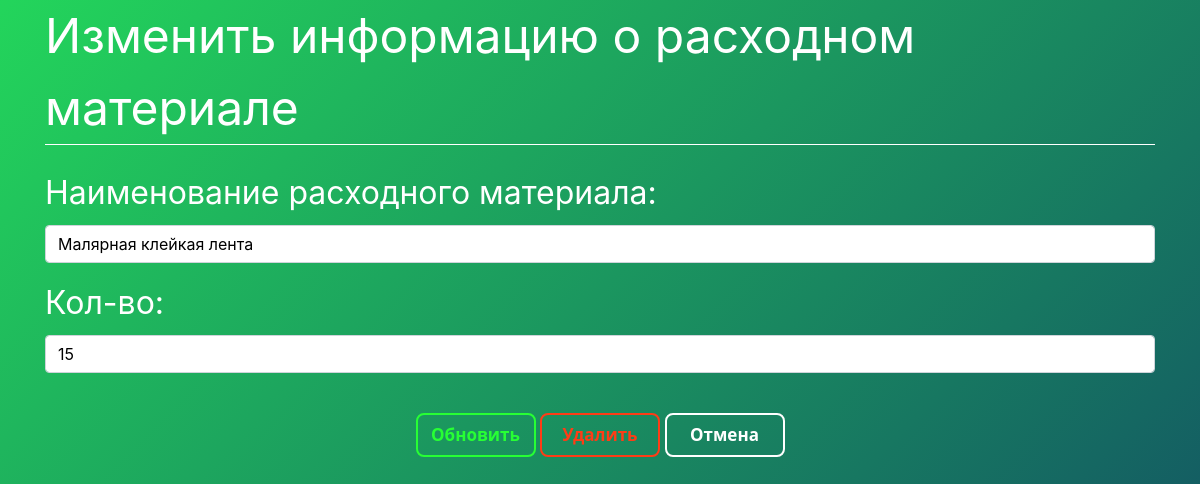
Page /inventory/stock/2/edit on the earlier database version.
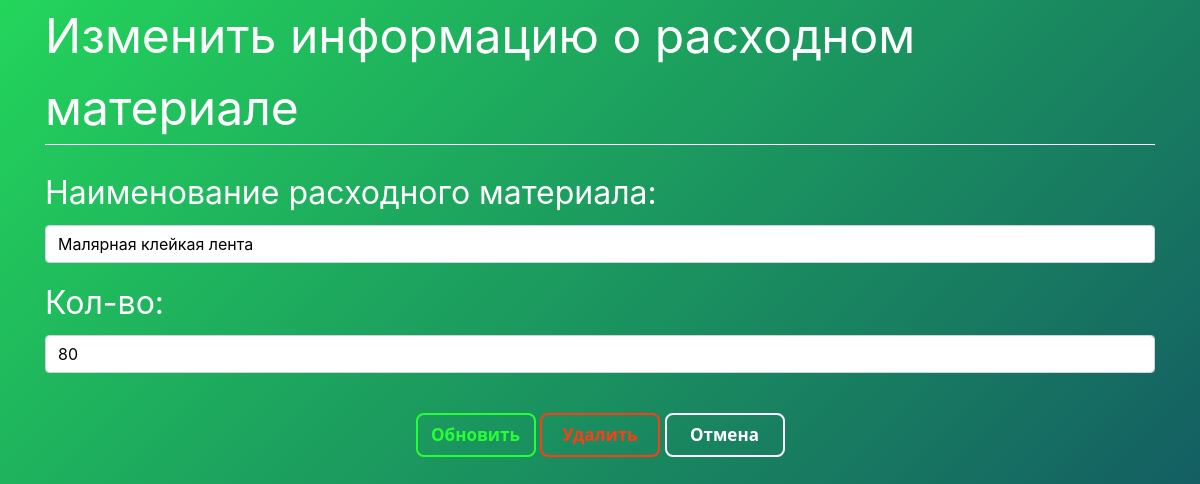
Same page on the later database version.
### inventory/views.py (the view)
class StockUpdateView(SuccessMessageMixin, UpdateView):                                 # updateview class to edit stock, mixin used to display message
    model = Stock                                                                       # setting 'Stock' model as model
    form_class = StockForm                                                              # setting 'StockForm' form as form
    template_name = "edit_stock.html"                                                   # 'edit_stock.html' used as the template
    success_url = '/inventory'                                                          # redirects to 'inventory' page in the url after submitting the form
    success_message = "Информация о материале была обновлена успешно"                             # displays message when form is submitted
    def get_context_data(self, **kwargs):                                               # used to send additional context
        context = super().get_context_data(**kwargs)
        context["title"] = 'Изменить информацию о расходном материале'
        context["savebtn"] = 'Обновить'
        context["delbtn"] = 'Удалить'
        return context

### inventory/templates/edit_stock.html (shortened to what this page needs)
{% extends "base.html" %}
{% block content %}
    <div style="color:#ffffff; font-style: bold; font-size: 3rem; border-bottom: 1px solid white;">{{title}}</div>
    <br>
    <form method="post">
        <div class="form-group">
            <label for="{{ form.name.id_for_label }}">Наименование расходного материала:</label>
            {{ form.name }}
        </div>
        <div class="form-group ">
            <label for="{{ form.quantity.id_for_label }}">Кол-во:</label>
            {{ form.quantity }}
        </div>
        <br>
        <div class="align-middle">
            <button type="submit" class="btn ghost-green">{{ savebtn }}</button>
            {% if delbtn %}
                <a href="{% url 'delete-stock' object.pk %}" class="btn ghost-red"> Удалить </a>
            {% endif %}
            <a href="{% url 'inventory' %}" class="btn ghost-button">Отмена</a>
        </div>
    </form>
{% endblock content %}

Differences in the rows shown:
changed Stock "Малярная клейкая лента": quantity "15" → "80"
